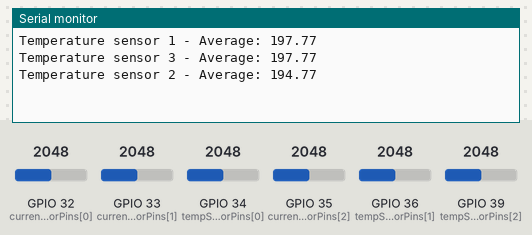
Bench run of a sketch on a simulated ESP32. Parts: the last lines printed to the serial monitor. The inputs (shaded band) are chosen by the test bench; at power-on: GPIO 34 (tempSensorPins[0]) = 2048, GPIO 36 (tempSensorPins[1]) = 2048, GPIO 39 (tempSensorPins[2]) = 2048, GPIO 32 (currentSensorPins[0]) = 2048, GPIO 33 (currentSensorPins[1]) = 2048, GPIO 35 (currentSensorPins[2]) = 2048. WiFi joins after 1.5 s; servers stay silent unless stated.

Above: at 1.2 s.
1.3 s: GPIO 34 (tempSensorPins[0]) set to 2866
At 2.1 s:
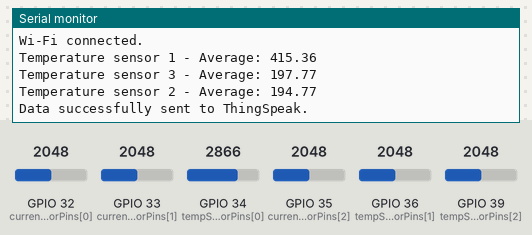
3.3 s: GPIO 36 (tempSensorPins[1]) set to 2866
At 4.7 s:
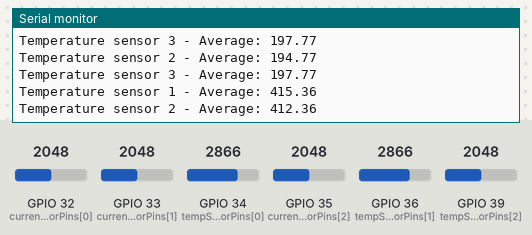
4.8 s: GPIO 39 (tempSensorPins[2]) set to 2866
At 6.2 s:
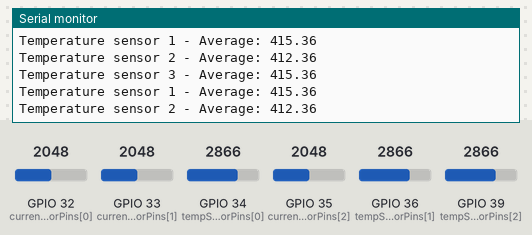
6.3 s: GPIO 34 (tempSensorPins[0]) set to 3972
At 7.6 s:
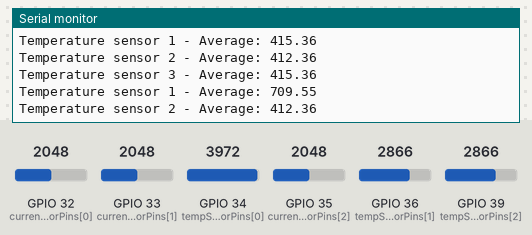
7.8 s: GPIO 36 (tempSensorPins[1]) set to 3972
At 9.1 s:
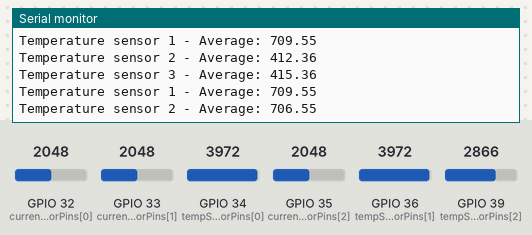
9.3 s: GPIO 39 (tempSensorPins[2]) set to 3972
At 10.2 s:
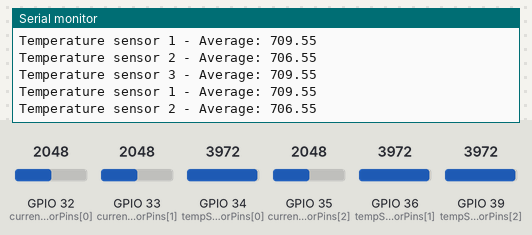
Timing chart, 0 to 11.8 s (numbered marks = the images above; inputs shaded):
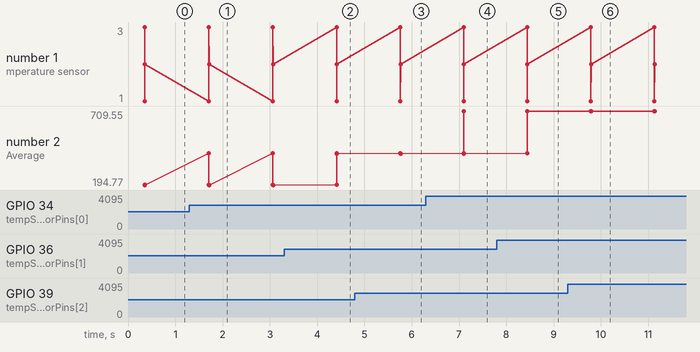

The sketch:

CONDITION_MONITORING_USING_THINGSPEAK.ino
```cpp
#include <WiFi.h>
#include <ThingSpeak.h>

// Wi-Fi and ThingSpeak Configuration
const char* ssid = "Mchinary-Lab";   // Your Wi-Fi SSID
const char* password = "1234doeee";  // Your Wi-Fi Password
WiFiClient client;

unsigned long Channel_ID = 2507153;  // ThingSpeak Channel ID
const char* API_key = "QUP5EGV9AXSRXQXE"; // ThingSpeak Write API Key

// Timing and Delay
const unsigned long DELAY_INTERVAL = 10000; // 10 seconds
const unsigned long TEMPERATURE_SAMPLE_INTERVAL = 1000; // 1 second

// Temperature Sensor Pins
int tempSensorPins[] = {34, 36, 39};

// Current Sensor Pins
int currentSensorPins[] = {32, 33, 35};

long lastSample[3] = {0, 0, 0};
long sampleSum[3] = {0, 0, 0};
long sampleCount[3] = {0, 0, 0};

const float vpc = (3.3 / 4095) * 1000;

// Sensor Data Storage
float temperatureData[3];
float currentData[3];

void setup() {
    Serial.begin(115200);
    WiFi.mode(WIFI_STA);
    ThingSpeak.begin(client);

    for (int i = 0; i < 3; i++) {
        pinMode(tempSensorPins[i], INPUT_PULLDOWN);
        pinMode(currentSensorPins[i], INPUT_PULLDOWN);
    }

    xTaskCreatePinnedToCore(readTemperatureSensor1, "ReadTemperatureSensor1", 2048, NULL, 1, NULL, 1);
    xTaskCreatePinnedToCore(readTemperatureSensor2, "ReadTemperatureSensor2", 2048, NULL, 1, NULL, 1);
    xTaskCreatePinnedToCore(readTemperatureSensor3, "ReadTemperatureSensor3", 2048, NULL, 1, NULL, 1);

    xTaskCreatePinnedToCore(readCurrentSensor1, "ReadCurrentSensor1", 2048, NULL, 1, NULL, 1);
    xTaskCreatePinnedToCore(readCurrentSensor2, "ReadCurrentSensor2", 2048, NULL, 1, NULL, 1);
    xTaskCreatePinnedToCore(readCurrentSensor3, "ReadCurrentSensor3", 2048, NULL, 1, NULL, 1);

    xTaskCreatePinnedToCore(uploadData, "UploadData", 4096, NULL, 1, NULL, 1);
}

void loop() {
    // Nothing here, everything is handled by FreeRTOS tasks
}

void readTemperatureSensor1(void * parameter) {
    for (;;) {
        temperatureData[0] = readTemperature(tempSensorPins[0]);
        Serial.print("Temperature sensor 1 - Average: ");
        Serial.println(temperatureData[0]);
        vTaskDelay(TEMPERATURE_SAMPLE_INTERVAL / portTICK_PERIOD_MS);
    }
}

void readTemperatureSensor2(void * parameter) {
    for (;;) {
        temperatureData[1] = readTemperature(tempSensorPins[1]);
         temperatureData[1] = temperatureData[1] - 3;
        Serial.print("Temperature sensor 2 - Average: ");
        Serial.println(temperatureData[1]);
        vTaskDelay(TEMPERATURE_SAMPLE_INTERVAL / portTICK_PERIOD_MS);
    }
}

void readTemperatureSensor3(void * parameter) {
    for (;;) {
        temperatureData[2] = readTemperature(tempSensorPins[2]);
        Serial.print("Temperature sensor 3 - Average: ");
        Serial.println(temperatureData[2]);
        vTaskDelay(TEMPERATURE_SAMPLE_INTERVAL / portTICK_PERIOD_MS);
    }
}

void readCurrentSensor1(void * parameter) {
    int index = 0;
    for (;;) {
        if (millis() - lastSample[index] > 2) {
            float s = analogRead(currentSensorPins[index]) - 2990;
            float y = s * vpc;
            sampleSum[index] += y * y;
            sampleCount[index]++;
            lastSample[index] = millis();
        }
        if (sampleCount[index] == 1000) {
            calculateCurrent(index);
        }
        vTaskDelay(2 / portTICK_PERIOD_MS);
    }
}

void readCurrentSensor2(void * parameter) {
    int index = 1;
    for (;;) {
        if (millis() - lastSample[index] > 2) {
            float s = analogRead(currentSensorPins[index]) - 2990;
            float y = s * vpc;
            sampleSum[index] += y * y;
            sampleCount[index]++;
            lastSample[index] = millis();
        }
        if (sampleCount[index] == 1000) {
            calculateCurrent(index);
        }
        vTaskDelay(2 / portTICK_PERIOD_MS);
    }
}

void readCurrentSensor3(void * parameter) {
    int index = 2;
    for (;;) {
        if (millis() - lastSample[index] > 2) {
            float s = analogRead(currentSensorPins[index]) - 2990;
            float y = s * vpc;
            sampleSum[index] += y * y;
            sampleCount[index]++;
            lastSample[index] = millis();
        }
        if (sampleCount[index] == 1000) {
            calculateCurrent(index);
        }
        vTaskDelay(2 / portTICK_PERIOD_MS);
    }
}

void calculateCurrent(int index) {
    float mean = sampleSum[index] / sampleCount[index];
    float rms = sqrt(mean);
    float mV = rms / 27;
    // println(mv);
    float y1 = (-0.02515 * mV * mV) + (1.546 * mV) - 0.8228;
        if (y1 <= 1) {
            y1 = 0;
        } else {
            y1 -= 1;
        }
    sampleSum[index] = 0;
    sampleCount[index] = 0;
    currentData[index] = y1;
}

void uploadData(void * parameter) {
    for (;;) {
        if (WiFi.status() != WL_CONNECTED) {
            unsigned long start = millis();
            while (WiFi.status() != WL_CONNECTED && (millis() - start) < 20000) {
                WiFi.begin(ssid, password);
                vTaskDelay(500 / portTICK_PERIOD_MS);
            }
            if (WiFi.status() == WL_CONNECTED) {
                Serial.println("Wi-Fi connected.");
            } else {
                Serial.println("Failed to connect to Wi-Fi.");
                vTaskDelay(10000 / portTICK_PERIOD_MS);
                continue;
            }
        }

        int maxRetries = 3;
        int retryCount = 0;
        int responseCode = -1;

        while (retryCount < maxRetries && responseCode != 200) {
            for (int i = 0; i < 3; i++) {
                ThingSpeak.setField(i + 1, temperatureData[i]);
                ThingSpeak.setField(i + 4, currentData[i]);
            }

            responseCode = ThingSpeak.writeFields(Channel_ID, API_key);

            if (responseCode == 200) {
                Serial.println("Data successfully sent to ThingSpeak.");
            } else {
                Serial.println("Failed to send data to ThingSpeak. Response code: " + String(responseCode));
                retryCount++;
                vTaskDelay(5000 / portTICK_PERIOD_MS);
            }
        }

        if (retryCount == maxRetries) {
            Serial.println("Failed to send data to ThingSpeak after multiple attempts.");
        }

        vTaskDelay(DELAY_INTERVAL / portTICK_PERIOD_MS);
    }
}

float readTemperature(int pin) {
    float totalTemp = 0;
    int numReadings = 300;

    for (int i = 0; i < numReadings; i++) {
        int rawData = analogRead(pin);
        float temp = 0.266 * rawData - 347;
        totalTemp += temp;
        delay(1);  // Shorter delay to allow task switching
    }

    float avgTemp = totalTemp / numReadings;
    return avgTemp;
}
```

Measured:
- after the input at 1.3 s, the serial monitor: prints a new line after 0.41 s (image 1)
- after the input at 3.3 s, the serial monitor: prints a new line after 1.1 s (image 2)
- after the input at 4.8 s, the serial monitor: prints a new line after 0.96 s (image 3)
- after the input at 6.3 s, the serial monitor: prints a new line after 0.80 s (image 4)
- after the input at 7.8 s, the serial monitor: prints a new line after 0.65 s (image 5)
- after the input at 9.3 s, the serial monitor: prints a new line after 0.49 s (image 6)
- plotted number 2: 194.77 → 412.36 after the input at 3.3 s, 412.36 → 706.55 after the input at 7.8 s
